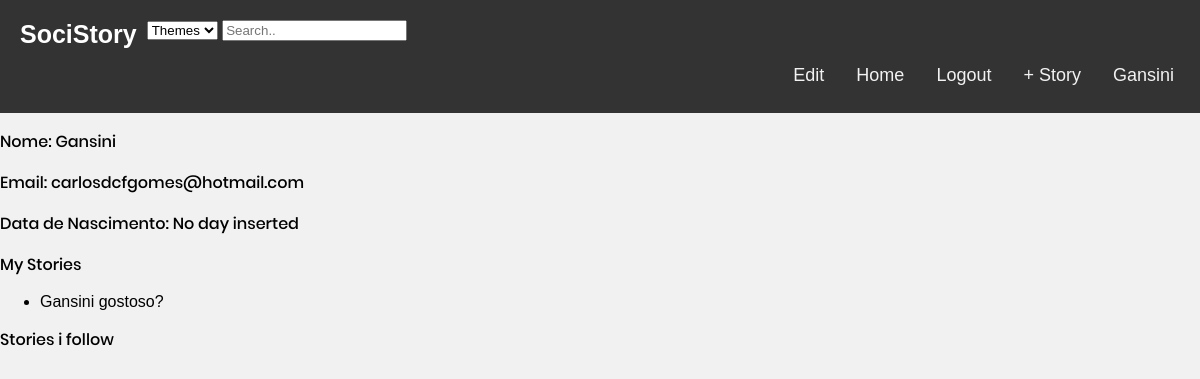
The page /pages/profilePage.php?username=Gansini (signed in) on the database as committed earlier.
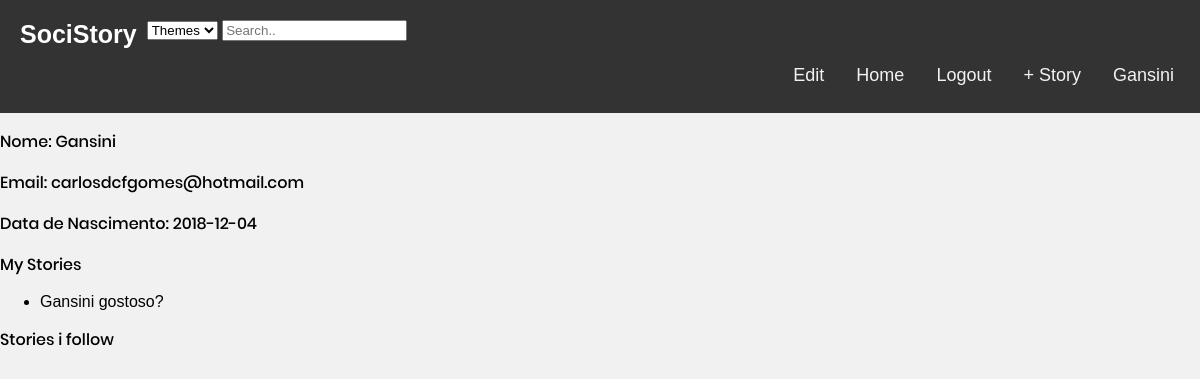
The same page on the database as committed later.
### tables this page shows
CREATE TABLE users(
  username VARCHAR PRIMARY KEY,
  email VARCHAR UNIQUE,
  password VARCHAR NOT NULL,
  birthday DATE,
  img VARCHAR
);

CREATE TABLE stories(
  entity_id INTEGER PRIMARY KEY REFERENCES entities,
  username VARCHAR NOT NULL REFERENCES users,
  title TEXT NOT NULL, 
  body TEXT NOT NULL,
  hour DATETIME NOT NULL,
  UNIQUE(username, title, body)
);

### database/db_comments.php (called while the page is built, shortened)
<?php
    function getUsernameInfo($username){
    $db = Database::instance()->db();
    $stmt = $db->prepare('SELECT *, rowid FROM users where username = ?');
    $stmt->execute(array($username));
    return $stmt->fetch();
    }
  function myStories($username) {
    $db = Database::instance()->db();
    $stmt = $db->prepare('SELECT title FROM stories WHERE username = ?');
    $stmt->execute(array($username));
    return $stmt->fetchAll();
  }
?>

### pages/profilePage.php (the view, shortened to what this page needs)
<?php
include_once('../templates/common.php');
include_once('../database/db_comments.php');
$profileInfo = getUsernameInfo($_GET['username']);
$mystories = myStories($_GET['username']);
draw_header($_SESSION['username']);
    ?>
    <section id="profile">
     <p class="profileinfo" id = username>
     <label for="name">Nome: </label>
     <span> <?=$profileInfo['username']?></span>
     </p>
    <p class="profileinfo" id = email>
    <label for="email">Email: </label>
     <span> <?=$profileInfo['email']?></span>
    </p>
    <p class="profileinfo" id = bd>
    <label for="birth">Data de Nascimento: </label>
     <span> <?=$profileInfo['birthday'] ?? 'No day inserted'?></span>
    </p>
    <p class="profileinfo" id = myStories>
    <label for="myStories"> My Stories </label>
     <ul>
     <?php
     foreach($mystories as $story){
         ?>
        <li><?=$story['title']?> </li>
    <?php }
    unset($story) ?>
   </ul>
    </p>
    <p class="profileinfo" id ="myCommentedStories">
    <label for="myCommentedStories"> Stories i follow </label>
    </p>
    </section>
<?php
draw_footer();
?>

### templates/common.php (shortened to what this page needs)
<?php function draw_header($username){
?>
  <link rel="stylesheet" href="../css/common.css">
<!DOCTYPE html>
<html>
<head>
    <link rel="stylesheet" href="../css/mainPage.css">
</head>
<body>
    <header>
        <?php if($username != null) { ?>
           <nav>
           <div class="header">
            <a href="../pages/stories.php?search=all&sub=null" class="logo">SociStory</a>
            <div id="searchArea">
            <form id="searchForm" method="get">
            <select name="searchthemes" id="searchBox">
            <option value="Themes">Themes</option>
            </select>
            <input id="search" type="text" placeholder="Search..">
            </form>
            </div>
                <div class="topnav">
            <a href="../pages/profilePage.php?username=<?=$username?>"> <?=$username?></a>
            <a href="../pages/newStory.php"> + Story </a>
            <a href="../actions/user_logout.php">Logout</a>
            <a href="../pages/stories.php?search=all&sub=null">Home</a>
                </div>
            </div>
        <?php }  ?>
        </nav>
    </header>
<?php
}
?>
<?php function draw_footer(){
?>
</body>
</html>
<?php
}
?>

### css/common.css (style rules this page uses)
* { box-sizing: border-box; }
body { margin: 0; font-family: Arial, Helvetica, sans-serif; }
.header { overflow: hidden; background-color: #333; padding: 20px 10px; }
.header a { float: left; color: white; text-align: center; padding: 10px; text-decoration: none; font-size: 18px; line-height: 8px; border-radius: 4px; }
.header a.logo { font-size: 25px; font-weight: bold; }
.topnav { float: right; }
.topnav a { float: right; display: block; color: #f2f2f2; padding: 14px 16px; text-decoration: none; }

### css/mainPage.css (style rules this page uses)
body { font-family: Poppins, sans-serif; background-color: #f1f1f1; }
p { font-family: Poppins-Medium; }

Rows that differ between the two databases and show on the page:
changed users "Gansini": birthday "No day inserted" → "2018-12-04"
